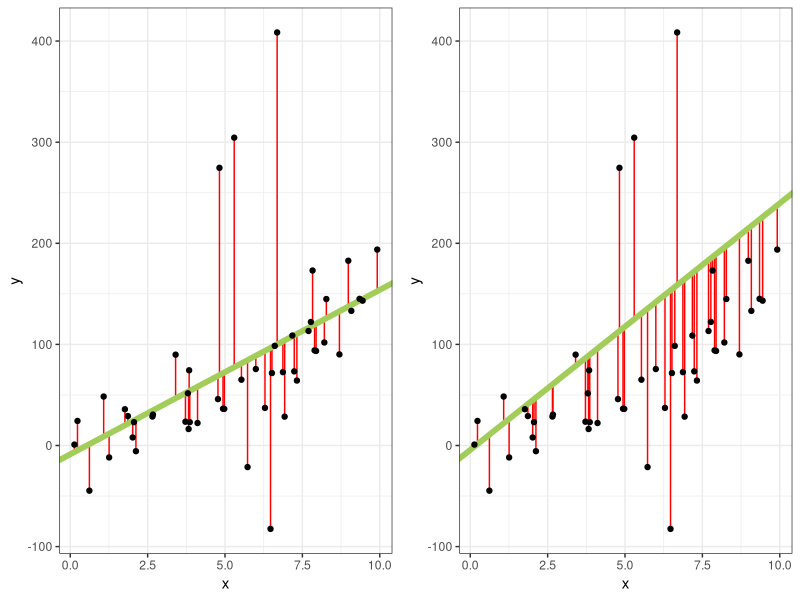
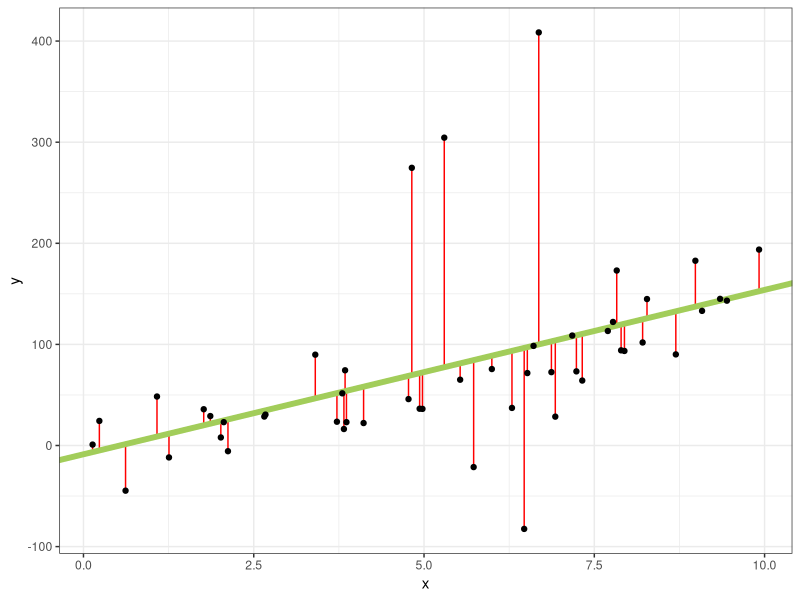

Generate these figures, in order, with R:
library(ggplot2)
library(gridExtra)
set.seed(1)
x = runif(50, min = 0, 10)
xnoise = rnorm(50, mean = 0, sd = 5)
y = 6*x + 0.1*x^3 + 0.2*xnoise^3 + rnorm(50, sd = 20) + 5
d = data.frame(y = y, x = x)

lm1 = lm(y ~ x, data = d)

d$y.hat = fitted(lm1)
d$resid.hat = residuals(lm1)
d$xend = d$x
gg1 = ggplot(d, aes(x = x, y = y)) + 
  geom_segment(data=d, aes(x=x, xend=xend, y=y, yend=y.hat), color="red") + 
  geom_abline(intercept=coef(lm1)[1], slope=coef(lm1)[2], col="#A2CD5A", lwd = 2) + 
  geom_point() + 
  xlab("x") + ylab("y") + theme_bw()
d$y.hat2 = coef(lm1)[1]/2 + coef(lm1)[2]*1.5*d$x
d$y.resid.hat = d$y - d$y.hat2
gg2 = ggplot(d, aes(x = x, y = y)) + 
  geom_segment(data=d, aes(x=x, xend=xend, y=y, yend=y.hat2), color="red") + 
  geom_abline(intercept=coef(lm1)[1]/2, slope=coef(lm1)[2]*1.5, col="#A2CD5A", lwd = 2) + 
  geom_point() + 
  xlab("x") + ylab("y") + theme_bw()

res = grid.arrange(gg1, gg2, ncol = 2) 


ggsave("slides/interpretable-models/figure/lm_example.pdf", gg1, width = 6, height = 4)
